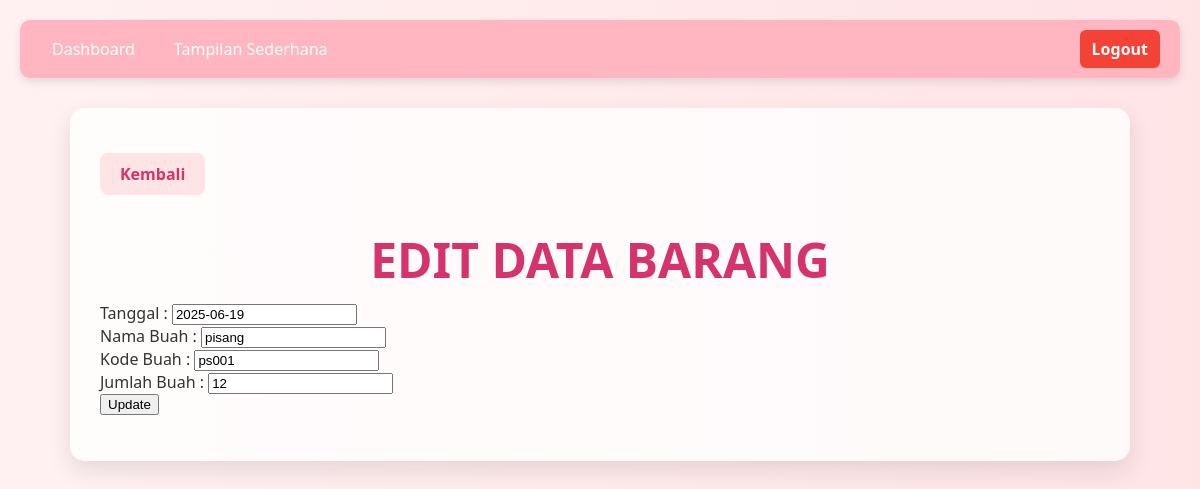
Page /edit_form.php?nama_cari=pisang on the committed database.
### tables this page shows
CREATE TABLE `id_barang` (
  `tanggal` date DEFAULT NULL,
  `nama_barang` varchar(50) DEFAULT NULL,
  `kode_barang` varchar(50) DEFAULT NULL,
  `jumlah_barang` int(11) DEFAULT NULL,
  `id_barang` int(11) NOT NULL
);

### edit_form.php (the view, shortened to what this page needs)
<?php
include("koneksi.php");
$nama_cari = @$_GET['nama_cari'];
if ($nama_cari != "") {
    $sql = mysqli_query($konek, "SELECT * FROM id_barang WHERE nama_barang='$nama_cari'");
    $data = mysqli_fetch_array($sql);
}
?>
<link rel="stylesheet" href="style.css">
<body>
    <nav class="navbar">
        <ul class="navbar-links">
            <li><a href="menu.php">Dashboard</a></li>
            <li><a href="tampilan_admin.php">Tampilan Sederhana</a></li>
        </ul>
        <a href="logout.php" class="logout-btn">Logout</a>
    </nav>
    <div class="container">
        <a href="tampilan_admin.php" class="back-btn">Kembali</a>
        <h1>EDIT DATA BARANG</h1>
        <form action="" method="post">
            Tanggal       : <input type="text" name="tanggal" value="<?php echo $data['tanggal']; ?>"><br>
            Nama Buah     : <input type="text" name="nama_barang" value="<?php echo $data['nama_barang']; ?>"><br>
            Kode Buah     : <input type="text" name="kode_barang" value="<?php echo $data['kode_barang']; ?>"><br>
            Jumlah Buah   : <input type="text" name="jumlah_barang" value="<?php echo $data['jumlah_barang']; ?>"><br>
            <input type="submit" name="update" value="Update">
        </form>
    </div>
</body>

### style.css (style rules this page uses)
.container { max-width: 1000px; margin: 0 auto; background-color: #ffffffcc; padding: 30px; border-radius: 15px; box-shadow: 0 10px 25px rgba(0, 0, 0, 0.1); }
.navbar { display: flex; justify-content: space-between; align-items: center; background-color: #ffb6c1; padding: 10px 20px; border-radius: 10px; box-shadow: 0 4px 8px rgba(0,0,0,0.1); margin-bottom: 30px; }
.navbar-links { list-style: none; display: flex; gap: 15px; padding: 0; margin: 0; }
.navbar-links li a { color: white; text-decoration: none; padding: 8px 12px; border-radius: 6px; font-weight: 500; }
.logout-btn { background-color: #f44336; padding: 8px 12px; border-radius: 6px; font-weight: bold; color: white; text-decoration: none; }
body { margin: 0; font-family: 'Segoe UI', sans-serif; background: linear-gradient(to right, #fff1f2, #ffe4e6); padding: 20px; color: #333; }
h1 { text-align: center; color: #d6336c; font-size: 3em; margin-bottom: 10px; }
.back-btn { display: inline-block; margin-top: 15px; padding: 10px 20px; background-color: #ffe4e6; color: #d6336c; text-decoration: none; border-radius: 8px; font-weight: bold; text-align: center; transition: background-color 0.3s ease, color 0.3s ease; font-family: 'Segoe UI', sans-serif; }

### rows in the picture
id_barang: tanggal "2025-06-19", nama_barang "pisang", kode_barang "ps001", jumlah_barang "12"
